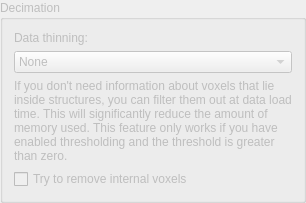
          <widget class="QGroupBox" name="decGroupBox">
           <property name="enabled">
            <bool>false</bool>
           </property>
           <property name="sizePolicy">
            <sizepolicy hsizetype="Preferred" vsizetype="Preferred">
             <horstretch>0</horstretch>
             <verstretch>0</verstretch>
            </sizepolicy>
           </property>
           <property name="minimumSize">
            <size>
             <width>180</width>
             <height>0</height>
            </size>
           </property>
           <property name="title">
            <string>Decimation</string>
           </property>
           <layout class="QVBoxLayout" name="verticalLayout_14">
            <item>
             <widget class="QLabel" name="label_7">
              <property name="enabled">
               <bool>false</bool>
              </property>
              <property name="text">
               <string>Data thinning:</string>
              </property>
             </widget>
            </item>
            <item>
             <widget class="QComboBox" name="thinningCombo_2">
              <property name="enabled">
               <bool>false</bool>
              </property>
              <item>
               <property name="text">
                <string>None</string>
               </property>
              </item>
              <item>
               <property name="text">
                <string>Every second</string>
               </property>
              </item>
              <item>
               <property name="text">
                <string>Every fourth</string>
               </property>
              </item>
              <item>
               <property name="text">
                <string>Every eighth</string>
               </property>
              </item>
             </widget>
            </item>
            <item>
             <widget class="QLabel" name="label_9">
              <property name="text">
               <string>If you don't need information about voxels that lie inside structures, you can filter them out at data load time. This will significantly reduce the amount of memory used. This feature only works if you have enabled thresholding and the threshold is greater than zero.</string>
              </property>
              <property name="wordWrap">
               <bool>true</bool>
              </property>
             </widget>
            </item>
            <item>
             <widget class="QCheckBox" name="cleanCheckBox_2">
              <property name="enabled">
               <bool>false</bool>
              </property>
              <property name="layoutDirection">
               <enum>Qt::LeftToRight</enum>
              </property>
              <property name="text">
               <string>Try to remove internal voxels</string>
              </property>
             </widget>
            </item>
           </layout>
          </widget>
